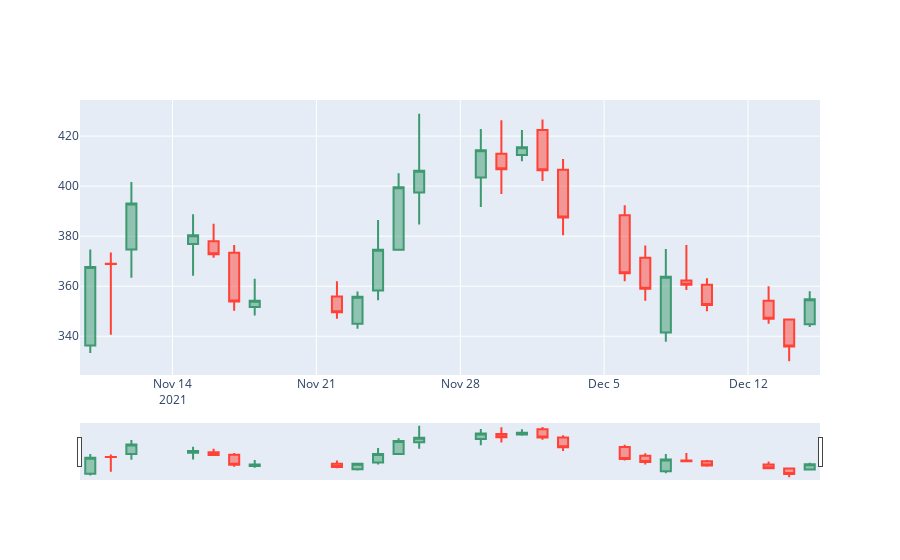
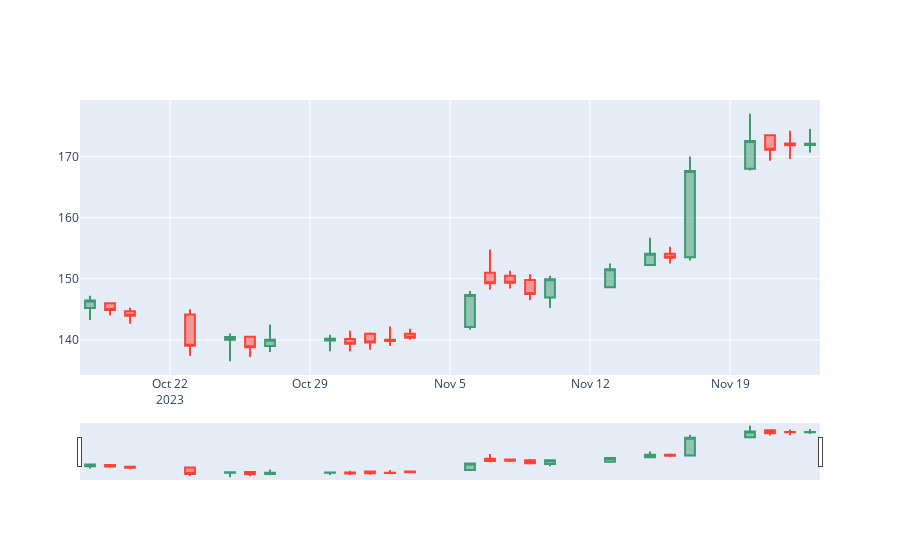

Write notebook code for charts like these, in order.
### Markdown cell above
#####

### Code cell
#there are total 506 days
from ipywidgets import widgets
days=int(input('Enter the Number of Days for the Candlestick Chart : '))
period1=widgets.Button(description="historical")
period2=widgets.Button(description="current")
display(period1)
display(period2)
period1.on_click(historical)
period2.on_click(current)
